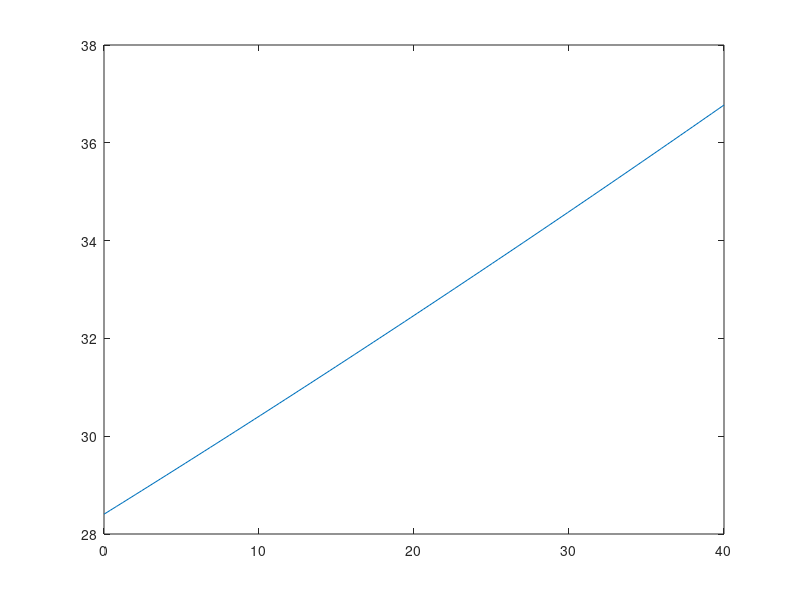

The MATLAB source for this figure: (Note: this script raises an error after producing the figure.)
function fun = DewPoint()

%%Constants
    L_lv0 = 2501;       %kJ/kg
    L_iv0 = 2834;       %kJ/kg
    c_pl = 4.218;       %kJ/kgK
    c_pi = 2.106;       %kJ/kgK
    c_pv = 1.870;       %kJ/kgK
    e_s0 = 6.112;       %hPa
    R_v = 461.5/1000;   %kJ/kgK
    ep = 0.622;         %Unitless

    f = linspace(0.1,0.9,9).';              %[\%/100]
    T = linspace(0,40,100) + 273.15;    %[K]
    T_d = bsxfun(@times,L_lv0*T, 1./(L_lv0 - R_v*T.*log(f)));  %[K]
    deficit = T - T_d;
    
    T2 = linspace(5,40,8).' + 273.15;                %[K]
    T_d2 = linspace(-20,40,100) + 273.15;                 %[K]
    f2 = exp(-L_lv0/R_v * bsxfun(@times,T2-T_d2,1./bsxfun(@times,T2,T_d2)));
    
%%Plotting
    close all;
    
    figure;
    for i = 1:numel(f)
        h1 = plot(T-273.15,deficit(i, :),'LineWidth',.75);
        hold on;
        label(h1,strcat({string(f(i)*100) + "%"}),'location','right','FontSize',7,'verticalalignment','top')
    end
    xlim([-1 41])
    ylim([-1 41])
    title('Dew Point Deficit');
    xlabel('Temperature T [^oC]');
    ylabel('T - T_d [^oC]');
    set(gca,'XMinorTick','on','YMinorTick','on');    
    set(gcf,'position',[50,550,500,300]);
    
    figure;
    for i = 1:numel(T2)
        h = plot(T2(i) - T_d2,f2(i,:)*100,'LineWidth',.5);
        hold on;
        label(h,strcat({string(T2(i)-273.15) + "^oC"}),'location','right','FontSize',7,'verticalalignment','top')
    end
    xlim([0 60])
    ylim([-10 100])
    title('Relative Humidity');
    xlabel('T - T_d [^oC]');
    ylabel('f [%]');
    set(gca,'XMinorTick','on','YMinorTick','on');    
    set(gcf,'position',[50,550,500,300]);
    
    
    

end
